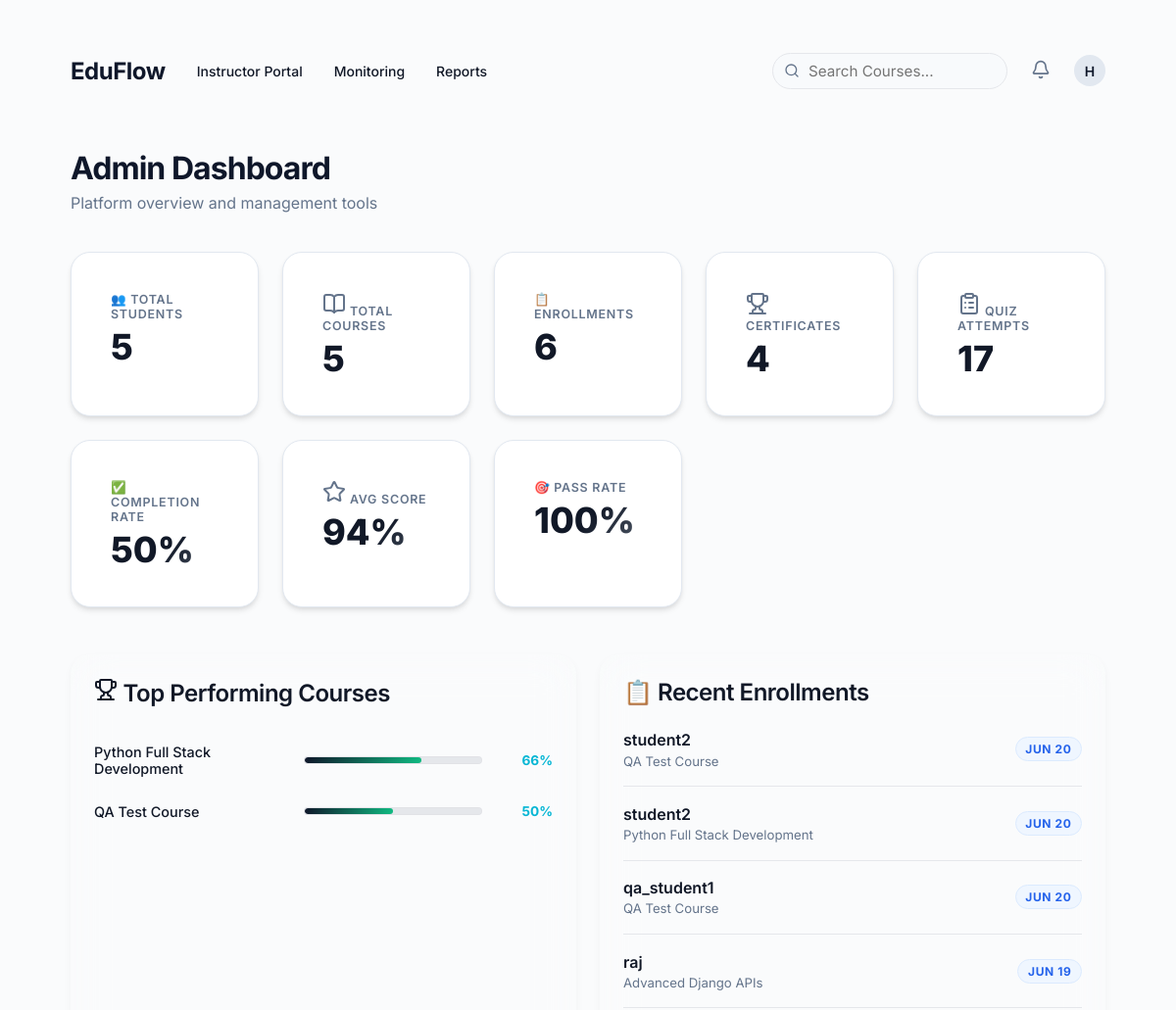
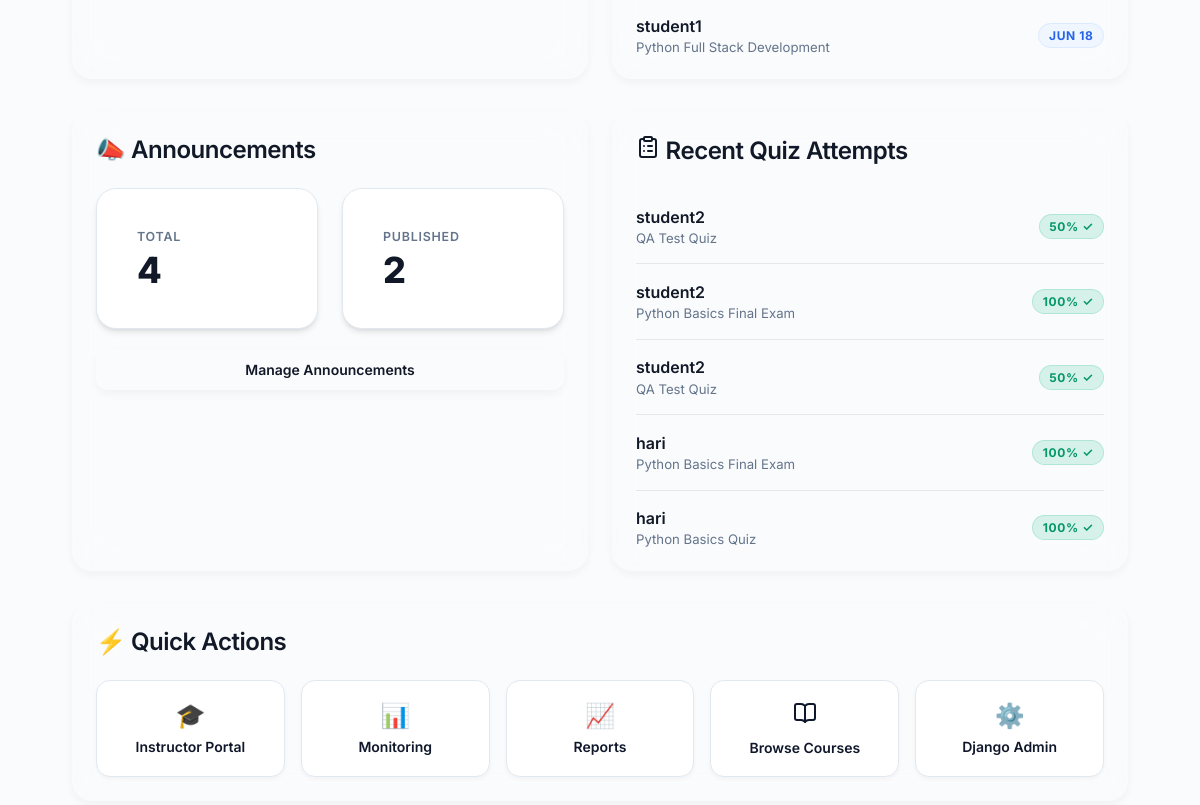
Screenshot of / (signed in) with the database file from the repository (2 pictures, top to bottom).
### accounts/models.py (models this page shows, shortened)
class User(AbstractUser):
    email = models.EmailField(unique=True)
    is_student = models.BooleanField(default=True)
    is_instructor = models.BooleanField(default=False)

### courses/models.py (models this page shows, shortened)
class Course(models.Model):
    category = models.ForeignKey(
        Category,
        on_delete=models.SET_NULL,
        null=True,
        blank=True,
        related_name="courses"
    )
    tags = models.ManyToManyField(
        Tag,
        blank=True,
        related_name="courses"
    )
    skills = models.ManyToManyField(
        'paths.Skill',
        blank=True,
        related_name='courses'
    )
    cover_image = models.ImageField(upload_to="course_covers/", null=True, blank=True, validators=[validate_image_upload])
    level = models.CharField(max_length=20, choices=[('BEGINNER', 'Beginner'), ('INTERMEDIATE', 'Intermediate'), ('ADVANCED', 'Advanced')], default="BEGINNER")
    title = models.CharField(max_length=200)
    description = models.TextField()
    thumbnail = models.ImageField(
        upload_to="course_thumbnails/",
        blank=True,
        null=True,
        validators=[
            FileValidator(
                allowed_extensions=['.png', '.jpg', '.jpeg', '.webp'],
                allowed_mimetypes=['image/png', 'image/jpeg', 'image/webp'],
                max_size=2 * 1024 * 1024
            )
        ]
    )
    created_at = models.DateTimeField(
        auto_now_add=True
    )
    updated_at = models.DateTimeField(
        auto_now=True
    )
    is_featured = models.BooleanField(
        default=False
    )

### enrollments/models.py (models this page shows, shortened)
class Enrollment(models.Model):
    student = models.ForeignKey(
        settings.AUTH_USER_MODEL,
        on_delete=models.CASCADE
    )
    course = models.ForeignKey(
        Course,
        on_delete=models.CASCADE
    )
    enrolled_at = models.DateTimeField(
        auto_now_add=True,
        db_index=True
    )
    is_active = models.BooleanField(
        default=True
    )
    class Meta:
        unique_together = ("student", "course")
        indexes = [
            models.Index(fields=["student", "course"]),
        ]

### quizzes/models.py (models this page shows, shortened)
class QuizAttempt(models.Model):
    student = models.ForeignKey(
        settings.AUTH_USER_MODEL,
        on_delete=models.CASCADE
    )
    quiz = models.ForeignKey(
        Quiz,
        on_delete=models.CASCADE
    )
    score = models.PositiveIntegerField(
        default=0
    )
    passed = models.BooleanField(
        default=False
    )
    attempted_at = models.DateTimeField(
        auto_now_add=True
    )
    class Meta:
        indexes = [
            models.Index(fields=["student", "passed"]),
            models.Index(fields=["quiz", "-attempted_at"]),
        ]

class Quiz(models.Model):
    course = models.ForeignKey(
        Course,
        on_delete=models.CASCADE,
        related_name="quizzes"
    )
    title = models.CharField(max_length=200)
    description = models.TextField(
        blank=True,
        null=True
    )
    passing_score = models.PositiveIntegerField(
        default=50
    )
    created_at = models.DateTimeField(
        auto_now_add=True
    )

### dashboard/views.py (the view)
@onboarding_required
def dashboard_view(request):
    if not request.user.is_authenticated:
        return _guest_dashboard(request)
    if request.user.is_staff:
        return _admin_dashboard(request)
    return _student_dashboard(request)

### dashboard/views.py (called while the page is built)
def _total_materials_subquery():
    return Subquery(
        Material.objects.filter(course=OuterRef("course"))
        .values("course")
        .annotate(count=Count("id"))
        .values("count")
    )

def _completed_materials_subquery():
    return Subquery(
        LessonProgress.objects.filter(
            student=OuterRef("student"),
            material__course=OuterRef("course"),
            completed=True,
        )
        .values("student")
        .annotate(count=Count("id"))
        .values("count")
    )

def _get_notification_context(user):
    return {
        "unread_notifications": Notification.objects.filter(user=user, is_read=False).count(),
        "recent_notifications": list(
            Notification.objects.filter(user=user).order_by("-created_at")[:5]
        ),
    }

### profiles/utils.py (called while the page is built)
def onboarding_required(view_func):
    @wraps(view_func)
    def _wrapped_view(request, *args, **kwargs):
        if request.user.is_authenticated and not request.user.is_staff:
            if not getattr(request.user, 'profile', None) or not request.user.profile.career_goal:
                return redirect('onboarding')
        return view_func(request, *args, **kwargs)
    return _wrapped_view

### templates/dashboard/dashboard.html (shortened to what this page needs)
{% extends "base.html" %}
{% load static %}
{% block body_class %}page-dashboard{% endblock %}
{% block content %}
<main class="dash-main" id="main-content">
  {% if is_admin %}
  <div class="welcome-section">
      <h1 class="heading-gradient">Admin Dashboard</h1>
      <p>Platform overview and management tools</p>
  </div>
  <div class="stats-grid" role="region" aria-label="Platform statistics">
    <div class="stat-card">
      <p class="stat-label">👥 Total Students</p>
      <p class="stat-value">{{ total_students }}</p>
    </div>
    <div class="stat-card">
      <p class="stat-label"><i data-lucide="book-open" class="icon-inline"></i> Total Courses</p>
      <p class="stat-value">{{ total_courses }}</p>
    </div>
    <div class="stat-card">
      <p class="stat-label">📋 Enrollments</p>
      <p class="stat-value">{{ total_enrollments }}</p>
    </div>
    <div class="stat-card">
      <p class="stat-label"><i data-lucide="trophy" class="icon-inline"></i> Certificates</p>
      <p class="stat-value">{{ total_certificates }}</p>
    </div>
    <div class="stat-card">
      <p class="stat-label"><i data-lucide="clipboard-list" class="icon-inline"></i> Quiz Attempts</p>
      <p class="stat-value">{{ total_quiz_attempts }}</p>
    </div>
    <div class="stat-card">
      <p class="stat-label">✅ Completion Rate</p>
      <p class="stat-value">{{ completion_rate }}%</p>
    </div>
    <div class="stat-card">
      <p class="stat-label"><i data-lucide="star" class="icon-inline"></i> Avg Score</p>
      <p class="stat-value">{{ average_score }}%</p>
    </div>
    <div class="stat-card">
      <p class="stat-label">🎯 Pass Rate</p>
      <p class="stat-value">{{ pass_rate }}%</p>
    </div>
  </div>
  <div style="display: grid; grid-template-columns: 1fr 1fr; gap: 1.5rem; margin-bottom: 2rem;">
    <div class="card">
      <h2 class="section-title"><i data-lucide="trophy" class="icon-inline"></i> Top Performing Courses</h2>
      <div>
        {% for course in top_courses %}
        <div class="top-course-row">
          <span class="top-course-name">{{ course.title|truncatechars:35 }}</span>
          <div style="flex:1; margin: 0 1rem;">
            <div class="progress-wrap" role="progressbar" aria-valuenow="{{ course.completion_rate }}" aria-valuemin="0" aria-valuemax="100">
              <div class="progress-fill" style="width: {{ course.completion_rate }}%"></div>
            </div>
          </div>
          <span class="top-course-rate">{{ course.completion_rate }}%</span>
        </div>
        {% empty %}
        <p class="no-data">No course data yet.</p>
        {% endfor %}
      </div>
    </div>
    <div class="card">
      <h2 class="section-title">📋 Recent Enrollments</h2>
      <div>
        {% for e in latest_enrollments %}
        <div class="data-row">
          <div class="data-row__info">
            <span class="data-row__title">{{ e.student.username }}</span>
            <span class="data-row__sub">{{ e.course.title|truncatechars:30 }}</span>
          </div>
          <span class="badge badge-blue">{{ e.enrolled_at|date:"M d" }}</span>
        </div>
        {% empty %}
        <p class="no-data">No enrollments yet.</p>
        {% endfor %}
      </div>
    </div>
  </div>
  <div style="display: grid; grid-template-columns: 1fr 1fr; gap: 1.5rem; margin-bottom: 2rem;">
    <div class="card">
      <h2 class="section-title">📣 Announcements</h2>
      <div class="stats-grid" style="grid-template-columns: 1fr 1fr; margin-bottom: 0;">
        <div class="stat-card">
          <p class="stat-label">Total</p>
          <p class="stat-value">{{ total_announcements }}</p>
        </div>
        <div class="stat-card">
          <p class="stat-label">Published</p>
          <p class="stat-value">{{ published_announcements }}</p>
        </div>
      </div>
      <a href="{% url 'manage_announcements' %}" class="btn btn-secondary" style="margin-top: 1.25rem; width: 100%;">Manage Announcements</a>
    </div>
    <div class="card">
      <h2 class="section-title"><i data-lucide="clipboard-list" class="icon-inline"></i> Recent Quiz Attempts</h2>
      {% for qa in latest_quiz_attempts %}
      <div class="data-row">
        <div class="data-row__info">
          <span class="data-row__title">{{ qa.student.username }}</span>
          <span class="data-row__sub">{{ qa.quiz.title|truncatechars:28 }}</span>
        </div>
        {% if qa.passed %}
        <span class="badge badge-green">{{ qa.score }}% ✓</span>
        {% else %}
        <span class="badge badge-red">{{ qa.score }}% ✗</span>
        {% endif %}
      </div>
      {% empty %}
      <p class="no-data">No quiz attempts yet.</p>
      {% endfor %}
    </div>
  </div>
  <div class="card" style="margin-bottom: 2rem;">
    <h2 class="section-title">⚡ Quick Actions</h2>
    <div class="quick-action-grid" role="navigation" aria-label="Admin quick actions">
      <a href="{% url 'instructor_dashboard' %}" class="quick-action" id="qa-instructor"><span class="icon">🎓</span>Instructor Portal</a>
      <a href="{% url 'monitoring_dashboard' %}" class="quick-action" id="qa-monitoring"><span class="icon">📊</span>Monitoring</a>
      <a href="{% url 'reports_dashboard' %}" class="quick-action" id="qa-reports"><span class="icon">📈</span>Reports</a>
      <a href="{% url 'course_list' %}" class="quick-action" id="qa-courses"><span class="icon"><i data-lucide="book-open" class="icon-inline"></i></span>Browse Courses</a>
      <a href="/admin/" class="quick-action" id="qa-admin"><span class="icon">⚙️</span>Django Admin</a>
    </div>
  </div>
  {% endif %}
</main>
{% endblock %}

### templates/_navbar.html (shortened to what this page needs)
<nav class="global-nav" aria-label="Main navigation">
    <div class="container">
        <div class="global-nav__left">
            <a href="{% url 'dashboard' %}" class="global-nav__logo">EduFlow</a>
            <div class="global-nav__links">
                {% if request.user.is_authenticated %}
                    {% if is_admin %}
                    <a href="{% url 'instructor_dashboard' %}">Instructor Portal</a>
                    <a href="{% url 'monitoring_dashboard' %}">Monitoring</a>
                    <a href="{% url 'reports_dashboard' %}">Reports</a>
                    {% else %}
                    <a href="{% url 'dashboard' %}">Dashboard</a>
                    <a href="{% url 'my_courses' %}">My Learning</a>
                    <a href="{% url 'course_list' %}">Explore</a>
                    <a href="{% url 'certificate_list' %}">Certificates</a>
                    {% endif %}
                {% else %}
                    <a href="{% url 'course_list' %}">Explore</a>
                {% endif %}
            </div>
        </div>
        <div class="global-nav__right">
            {% if request.user.is_authenticated %}
                <div class="global-nav__links" style="gap: 24px;">
                    <form action="{% url 'search_courses' %}" method="get" style="position: relative; flex: 0 0 240px; max-width: 240px;">
                        <i data-lucide="search" style="position: absolute; left: 12px; top: 50%; transform: translateY(-50%); width: 16px; height: 16px; color: var(--text-muted);"></i>
                        <input type="text" name="q" placeholder="Search Courses..." class="input" style="padding-left: 36px; padding-top: 0.5rem; padding-bottom: 0.5rem; border-radius: var(--radius-full); width: 100%; background: #F8FAFC;">
                    </form>
                    <div class="nav-notifications" style="position: relative; display: flex; align-items: center;">
                        <button id="notificationBell" style="background: none; border: none; cursor: pointer; position: relative; padding: 0;">
                            <i data-lucide="bell" style="width: 20px; color: var(--text-muted);"></i>
                        </button>
                    </div>
                    <a href="{% url 'profile' %}" aria-label="Profile" style="display: flex; align-items: center;">
                        <div class="avatar avatar-sm" aria-hidden="true">{{ request.user.username|make_list|first|upper }}</div>
                    </a>
                </div>
            {% else %}
                <div class="global-nav__links">
                    <a href="{% url 'login' %}" class="btn btn-secondary btn--sm">Log In</a>
                    <a href="{% url 'register' %}" class="btn btn-primary btn--sm">Sign Up</a>
                </div>
            {% endif %}
        </div>
    </div>
</nav>

### static/css/components.css (style rules this page uses)
.btn { display: inline-flex; align-items: center; justify-content: center; gap: 0.5rem; padding: 0.75rem 1.5rem; border-radius: var(--radius-md); font-family: 'Inter', sans-serif; font-size: 14px; font-weight: 600; text-decoration: none; cursor: pointer; border: none; transition: all 0.2s cubic-bezier(0.16, 1, 0.3, 1); white-space: nowrap; }
.btn-secondary { background: var(--surface); border: 1px solid var(--border); color: var(--text-primary); box-shadow: var(--shadow-sm); }
.card { background: var(--surface); border: 1px solid var(--border); border-radius: var(--radius-lg); padding: 1.5rem; box-shadow: var(--shadow-sm); transition: all 0.25s ease; }
.badge { display: inline-flex; align-items: center; gap: 0.35rem; padding: 0.25rem 0.6rem; border-radius: var(--radius-full); font-size: 12px; font-weight: 700; text-transform: uppercase; letter-spacing: 0.05em; }
.badge-blue { background: #EFF6FF; color: var(--accent-secondary); border: 1px solid #DBEAFE; }
.input { width: 100%; padding: 0.75rem 1rem; border: 1px solid var(--border); border-radius: var(--radius-md); font-family: 'Inter', sans-serif; font-size: 14px; color: var(--text-primary); background: var(--surface); transition: all 0.2s ease; }
.avatar { display: inline-flex; align-items: center; justify-content: center; border-radius: var(--radius-full); background: #E2E8F0; color: var(--accent-primary); font-weight: 600; object-fit: cover; }
.avatar-sm { width: 32px; height: 32px; font-size: 14px; }

### templates/dashboard/dashboard.html (style rules this page uses)
.dash-main { padding: 2.5rem; max-width: 1300px; margin: 0 auto; }
.welcome-section { margin-bottom: 2.5rem; }
.welcome-section h1 { font-size: 2rem; font-weight: 700; letter-spacing: -0.03em; color: #0F172A; }
.welcome-section p { color: #64748B; margin-top: 0.4rem; }
.top-course-row { display: flex; align-items: center; gap: 1rem; padding: 0.8rem 0; border-bottom: 1px solid rgba(255,255,255,0.05); }
.top-course-row:last-child { border-bottom: none; }
.top-course-name { flex: 1; font-size: 0.9rem; font-weight: 500; }
.top-course-rate { font-size: 0.85rem; font-weight: 700; color: var(--accent-cyan); min-width: 40px; text-align: right; }
.quick-action-grid { display: grid; grid-template-columns: repeat(auto-fill, minmax(160px, 1fr)); gap: 1rem; }
.quick-action { background: #FFFFFF; border: 1px solid #E2E8F0; border-radius: 14px; padding: 1.25rem; text-decoration: none; color: #0F172A; text-align: center; font-size: 0.875rem; font-weight: 600; box-shadow: 0 2px 4px rgba(15,23,42,.04); transition: all 0.25s cubic-bezier(0.16,1,0.3,1); display: flex; flex-direction: column; align-items: center; gap: 0.5rem; }
.quick-action .icon { font-size: 1.5rem; }

### rows the page displays
User: user.username|make_list "H"
Course: title "Python Full Stack Development"
Course: title "QA Test Course"
Enrollment: student.username "student2", course "QA Test Course", enrolled_at "JUN 20"
Enrollment: student.username "student2", course "Python Full Stack Development", enrolled_at "JUN 20"
Enrollment: student.username "qa_student1", course "QA Test Course", enrolled_at "JUN 20"
Enrollment: student.username "raj", course "Advanced Django APIs", enrolled_at "JUN 19"
Enrollment: student.username "student1", course "Python Full Stack Development", enrolled_at "JUN 18"
QuizAttempt: student.username "student2", quiz "QA Test Quiz", score "50"
QuizAttempt: student.username "student2", quiz "Python Basics Final Exam", score "100"
QuizAttempt: student.username "student2", quiz "QA Test Quiz", score "50"
QuizAttempt: student.username "hari", quiz "Python Basics Final Exam", score "100"
QuizAttempt: student.username "hari", quiz "Python Basics Quiz", score "100"

### other values shown
{{ total_students }} "5"
{{ total_courses }} "5"
{{ total_enrollments }} "6"
{{ total_certificates }} "4"
{{ total_quiz_attempts }} "17"
{{ completion_rate }} "50"
{{ average_score }} "94"
{{ pass_rate }} "100"
{{ course.completion_rate }} "66" "50"
{{ total_announcements }} "4"
{{ published_announcements }} "2"
